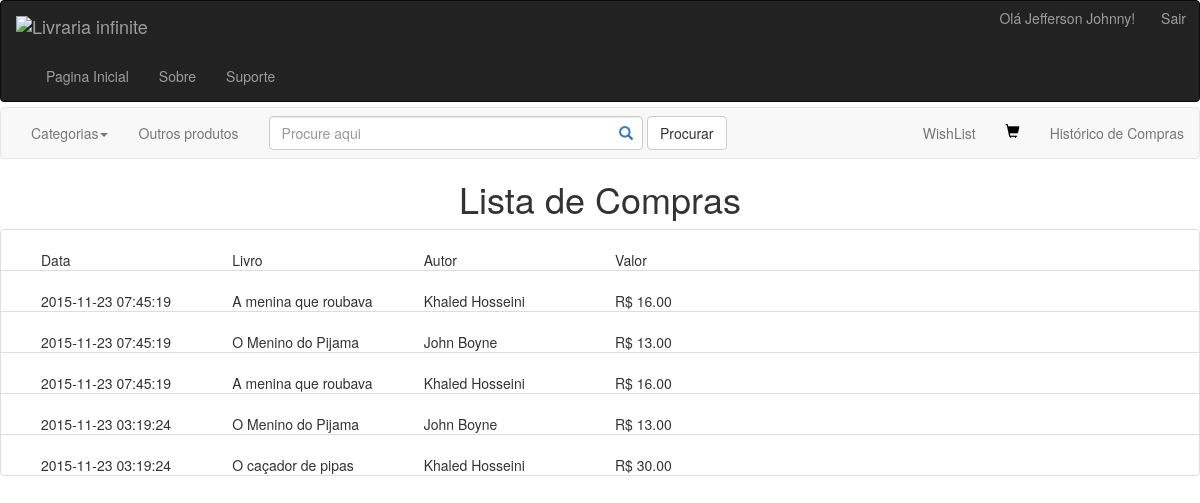
Before: /livraria_php/lista_compras.php (signed in) with the older database file.
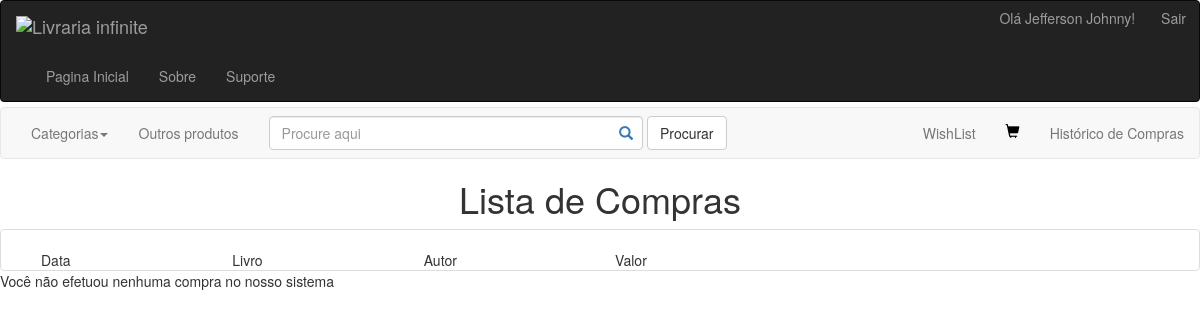
After: the same page with the newer database file.
### tables this page shows
CREATE TABLE IF NOT EXISTS `venda` (
  `ID` int(11) NOT NULL AUTO_INCREMENT,
  `ID_USUARIO` int(11) NOT NULL,
  `ID_LIVRO` int(11) NOT NULL,
  `VALOR` varchar(5) NOT NULL,
  `DATA` datetime NOT NULL,
  PRIMARY KEY (`ID`),
  KEY `FK_USUARIO` (`ID_USUARIO`),
  KEY `FK_LIVRO2` (`ID_LIVRO`)
);

CREATE TABLE IF NOT EXISTS `livro` (
  `ID` int(11) NOT NULL AUTO_INCREMENT,
  `NOME` varchar(255) NOT NULL,
  `CATEGORIA` varchar(255) NOT NULL,
  `PRECO` varchar(5) NOT NULL,
  `ID_EDITORA` int(11) NOT NULL,
  `quantidade` int(11) NOT NULL,
  `Imagem` varchar(200) DEFAULT NULL,
  `descricao` text NOT NULL,
  PRIMARY KEY (`ID`),
  KEY `FK_EDITORA` (`ID_EDITORA`),
  KEY `FK_CATEGORIA` (`CATEGORIA`)
);

CREATE TABLE IF NOT EXISTS `autor` (
  `ID` int(11) NOT NULL AUTO_INCREMENT,
  `NOME` varchar(255) NOT NULL,
  PRIMARY KEY (`ID`)
);

### livraria_php/lista_compras.php (the view, shortened to what this page needs)
<?php
    function imprimir(){
    include 'conection.php';
 $result = mysqli_query($conn, "SELECT * FROM venda WHERE ID_USUARIO = ".$_SESSION['ID']." ORDER BY DATA DESC");
 echo  '<ul class="list-group">
  <li class="list-group-item"><div class="col-sm-2">Data</div><div class="col-sm-2">Livro</div><div class="col-sm-2">Autor</div><div class="col-sm-2">Valor</div>
  </li>';
if($result === FALSE) {
    mysql_error();
}
else {
    if(mysqli_num_rows($result)==0){
        echo 'Você não efetuou nenhuma compra no nosso sistema';
    }else{
    foreach( $result as $row ) {
         $result2 = mysqli_query($conn, "SELECT * FROM livro WHERE ID =" .$row['ID_LIVRO']);
         $row2 = mysqli_fetch_array($result2);
         $result3 = mysqli_query($conn, "SELECT ID_AUTOR FROM livro_autor WHERE ID_LIVRO =" .$row2["ID"]);
        $row3 = mysqli_fetch_array($result3);
        $result3 = mysqli_query($conn, "SELECT NOME FROM autor WHERE id=" .$row3["ID_AUTOR"]);
        $row3 = mysqli_fetch_array($result3);
        echo
  "<li class='list-group-item'><div class='col-sm-2'>" .$row['DATA']. "</div><div class='col-sm-2'>" .$row2['NOME']. "</div><div class='col-sm-2'>" .$row3['NOME']. "</div>
  <div class='col-sm-2'>R$ ".$row['VALOR']. "</div></li>";
    }
}}
echo "</ul>";
    }
      ?>
<html>
    <head>
        <!DOCTYPE html>
        <html lang="en">
        <head>
                <link href="css/slidebar.css" rel="stylesheet">
        <link href="bootstrap-3.3.5-dist/css/bootstrap.css" rel="stylesheet">
    </head>
    <body>
        <nav class="navbar navbar-inverse">
<div class="navbar-header" id="corpo1">
            <a class="navbar-brand" href="#"><img  src="images/globalheader_logo.png" alt="Livraria infinite"> </a>
    </div>
<div class="container-fluid">
<div id="corpo2"><ul class="nav navbar-nav navbar-right"><?php if (!isset($_SESSION['login'])){ ?>
        <li><button class="btn btn-link" data-toggle="modal" data-target="#myModal"><span class="glyphicon glyphicon-log-in"></span> Login</button></li>
        <li><form action="cadastro_cliente.php"><input type="submit" class="btn btn-link" on-click="location.href='cadastro_cliente.php'" value="Registre-se"> </form></li>
<?php }else{?>
        <li><label class="btn btn-link" data-toggle="modal" data-target="#myModal"> Olá <?php echo($_SESSION['login']); ?>!</label></li>
        <li><form action="index.php"><a type="submit" class="btn btn-link" href="index.php?id=2">Sair</a> </form></li>
<?php }?>
      </ul></div>
</div>
  <div class="container-fluid" id="corpo2">
    <div class="collapse navbar-collapse" id="myNavbar">
      <ul class="nav navbar-nav">
        <li><a href="index.php">Pagina Inicial</a></li>
        <li><a href="#">Sobre</a></li>
        <li><a href="#">Suporte</a></li>
      </ul>
    </div>
  </div>
</nav>
<nav class="navbar navbar-default" role="navigation" id="cabecalho">
  <div class="collapse navbar-collapse navbar-ex1-collapse" >
    <ul class="nav navbar-nav">
        <li class="dropdown"><a href="#" class="dropdown-toggle" data-toggle="dropdown" role="button">Categorias<span class="caret"></span></a>
      </li>
          <li><a href="#">Outros produtos</a></li>
    </ul>
    <form class="navbar-form navbar-left" role="search" action="search_livro.php" method="GET">
        <div class="form-group has-feedback has-feedback-left">
        <input type="text" class="form-control" placeholder="Procure aqui" name="livro" size ="40">
        </div>
        <button type="submit" class="btn btn-default">Procurar</button>
    </form>
    <ul class="nav navbar-nav navbar-right">
      <li><a href="wishlist.php">WishList</a></li>
      <li><a href="compra.php">
        <span class="glyphicon glyphicon-shopping-cart" style="color:#000">
            </span>
      </a></li>
            <li><a href="lista_compras.php">Histórico de Compras</a></li>
    </ul>
  </div>
</nav>
        <div style="text-align: center"><h1>Lista de Compras</h1></div>
 <?php if(isset($_SESSION['login'])){?>
<?= imprimir() ?> <?php }else{ echo '<h3>Para usar essa opção você deve estar logado</h3>';} ?>
</body>
    </body>
</html>

Changed rows visible on the page:
removed venda: DATA "2015-11-23 07:45:19", ID_LIVRO.NOME "A menina que roubava…", autor.NOME "Khaled Hosseini", VALOR "16.00"
removed venda: DATA "2015-11-23 07:45:19", ID_LIVRO.NOME "O Menino do Pijama…", autor.NOME "John Boyne", VALOR "13.00"
removed venda: DATA "2015-11-23 07:45:19", ID_LIVRO.NOME "A menina que roubava…", autor.NOME "Khaled Hosseini", VALOR "16.00"
removed venda: DATA "2015-11-23 03:19:24", ID_LIVRO.NOME "O Menino do Pijama…", autor.NOME "John Boyne", VALOR "13.00"
removed venda: DATA "2015-11-23 03:19:24", ID_LIVRO.NOME "O caçador de pipas", autor.NOME "Khaled Hosseini", VALOR "30.00"
Other visible differences:
text now shown: "Você não efetuou nenhuma compra no nosso sistema"
